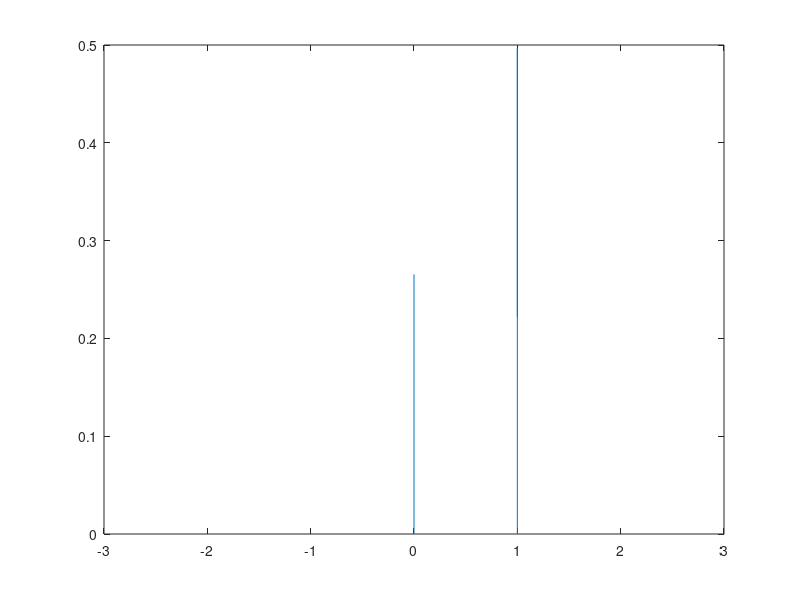

Here is the MATLAB script that generated this plot:

mean = 0.1;
x = -3:0.00001:3;
y = 1./sqrt(4.5*pi).*exp((-(x-mean).^2)./4.5);

y(x<0) = 0;
y(x>1) = 0;

fun = @(x) 1./sqrt(4.5*pi).*exp((-(x-mean).^2)./4.5);

y(x==0) = (1./sqrt(4.5*pi).*exp((-(0-mean).^2)./4.5)) + integral(fun, -Inf,0);
y(x==1) = (1./sqrt(4.5*pi).*exp((-(1-mean).^2)./4.5)) + integral(fun, 1,Inf);


plot(x,y);

